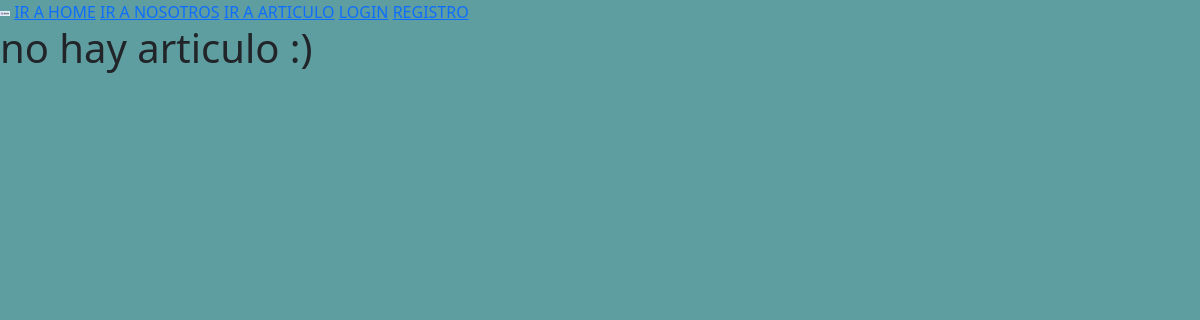
Before: /articulo/listarArticulo/ with the older database file.
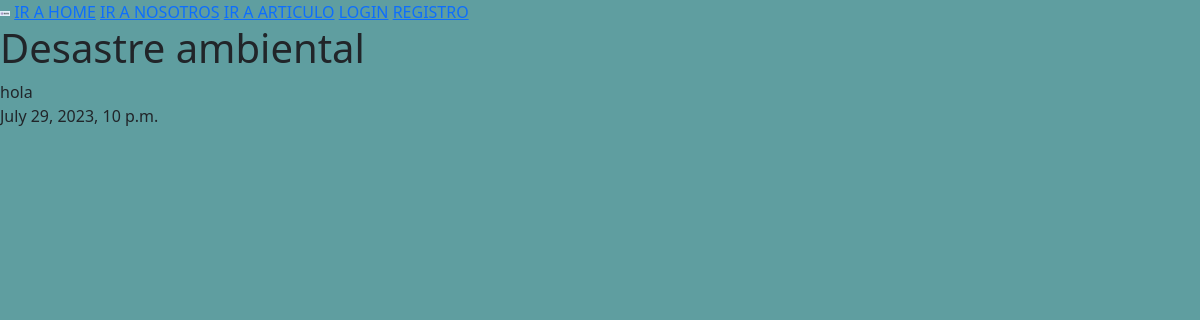
After: the same page with the newer database file.
### apps/articulo/models.py (models this page shows, shortened)
class Articulo(models.Model):
    titulo = models.CharField(max_length=200)
    resumen = models.CharField(max_length=2000)
    contenido = models.TextField()
    fecha_publicacion = models.DateTimeField(auto_now_add=True)
    imagen = models.ImageField(upload_to= 'articulo')
    categoria_articulo = models.ForeignKey(Categoria, on_delete= models.CASCADE)
    author = models.ForeignKey(Usuario, on_delete=models.CASCADE) # default=Usuario.objects.get(is_superuser=True).pk)

### apps/articulo/views.py (the view)
# urls.py: path('listarArticulo/', views.mostrarArticulo.as_view()), #clase
class mostrarArticulo(ListView):
    model = Articulo
    template_name = 'articulo/listarArticulo.html'

### templates/articulo/listarArticulo.html
{% extends 'base.html' %}
{% load static %}
{% block contenido %}
    {% if object_list %}
        {% for p in object_list %}
        <h1>{{ p.titulo }}</h1>
        {{ p.contenido|safe }}
        <p>{{ p.fecha_publicacion }}</p>
        {% endfor %}
    {% else %}
        <h1>no hay articulo :)</h1>
    {% endif %}
{% endblock contenido %}

Changed rows visible on the page:
added Articulo: titulo "Desastre ambiental", contenido "hola", fecha_publicacion "July 29, 2023, 10 p.m."
Other visible differences:
text no longer shown: "no hay articulo :)"
